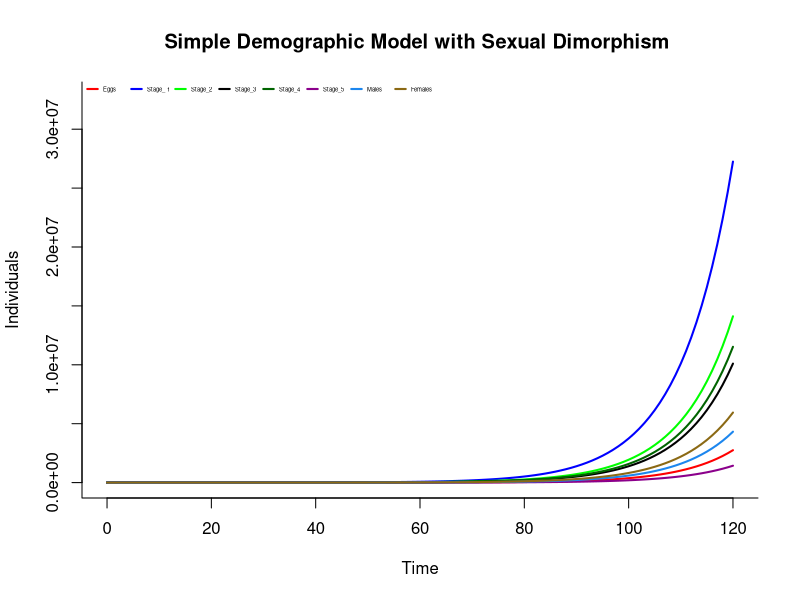

Source code (R):
library(deSolve)
oncolepto <- function(time, state, parameters) {
  with(as.list(c(state, parameters)), {
   A<-M+F  
   dE<- o*F*(M/A) - e*E # mass action male/female
   #dE<- o*F - e*E # w/o mass action
   dS1<-e*E - m1*S1 - d12*S1
   dS2<-d12*S1 - m2*S2 - d23*S2
   dS3<-d23*S2 - m3*S3 - d34*S3
   dS4<-d34*S3 - m4*S4 - d45*S4
   dS5<-d45*S4 - m5*S5 - ps*S5 - (1-ps)*S5
   dM<-(1-ps)*S5 - mM*M
   dF<- ps*S5 - mF*F
    return(list(c(dE,dS1,dS2,dS3,dS4,dS5,dM,dF)))
  })
}

init <- c(E=100,S1=20,S2=50,S3=50,S4=30,S5=100,M=10,F=30)
pe<-.89
ps<-.55
parameters <- c(o=5,e=pe*5,ps=ps, # oviposition and eclosion
                d12=1/4,d23=1/3,d34=1/3,d45=1/7, # development uninfected
                m1=1/10,m2=1/20,m3=1/30,m4=1/20,m5=1/20,mM=1/20,mF=1/30)
times <- seq(0, 4*30, by = 1)
out <- as.data.frame(ode(y = init, times = times, func = oncolepto, parms = parameters))
out$time <- NULL
pal<-c("red","blue","green","black","darkgreen","darkmagenta","dodgerblue2","goldenrod4")
matplot(times, out, type = "l", xlab = "Time", ylab = "Individuals", main = "Simple Demographic Model with Sexual Dimorphism ", lwd = 2, lty = 1, bty = "l", col = pal,ylim=c(0, max(out)+.2*max(out)))
legend(x="topleft", c("Eggs", "Stage_ 1", "Stage_2","Stage_3","Stage_4","Stage_5","Males","Females"), lwd = 2,cex=.35, col = pal,horiz=T,bty="n")
